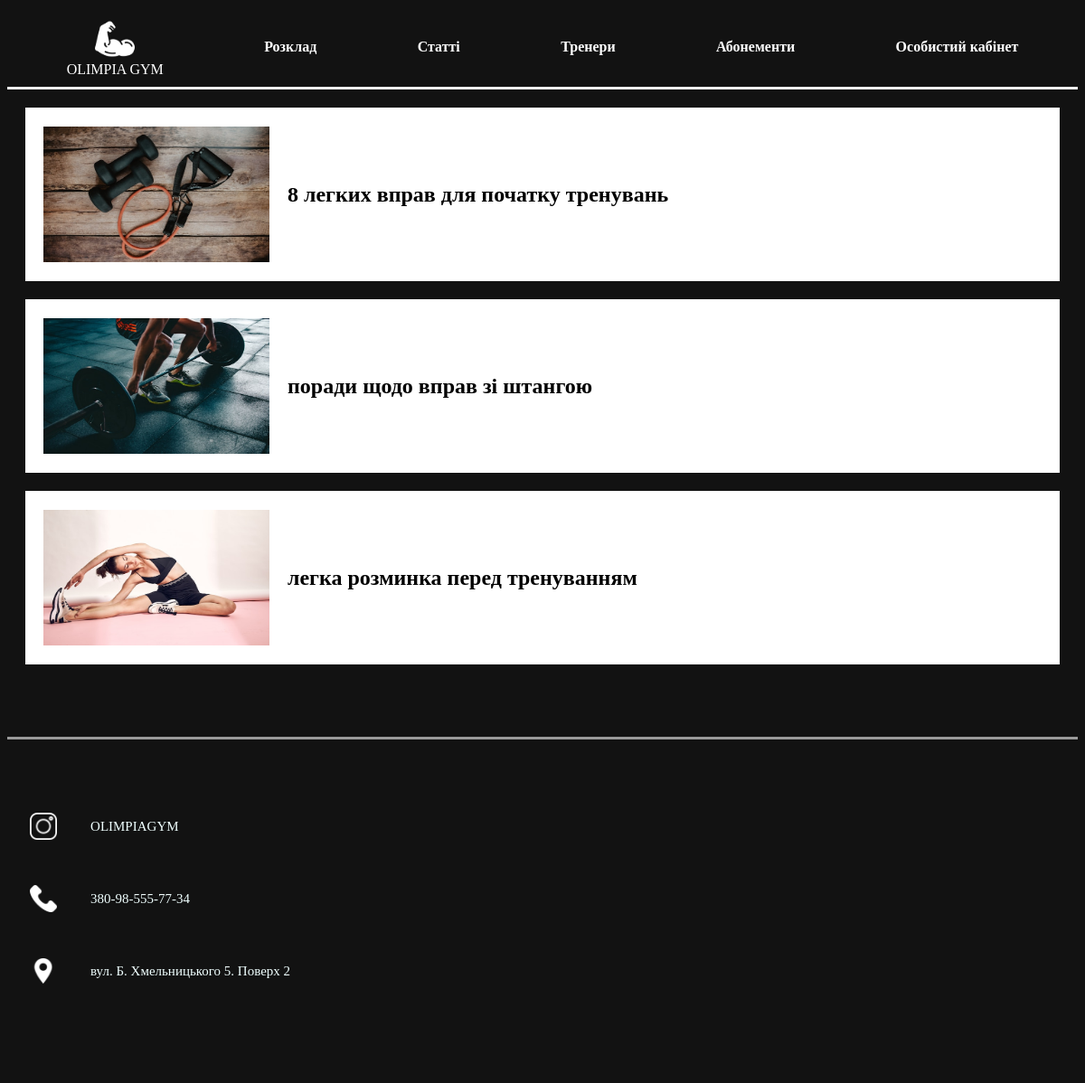
The app's page /mainpage/article with its own data.
### gymsite/models.py (models this page shows, shortened)
class Articles(models.Model):
    description = models.CharField(max_length=200)
    image = models.ImageField(blank=True, upload_to='images')
    text = RichTextField(max_length=10000, default='Default')

### gymsite/views.py (the view)
# urls.py: path('article', article),
def article(request):
    items = Articles.objects.all()
    context = {
        'items':items
    }
    return render(request, "gymsite/article.html", context)

### gymsite/templates/gymsite/article.html (shortened to what this page needs)
{% extends "gymsite/base.html" %}
{% load static %}
{% block content %}
<html>
    <head>
        <link rel="stylesheet" href="{% static 'gymsite/base.css' %}">
        <link rel="stylesheet" href="{% static 'gymsite/articles_abonem.css' %}">
    </head>
    <body>
        <div class="artcl">
            {% for item in items %}
                <a href="article/{{item.id}}/" class="article-link">
                    <div class="back">
                        <div class="content-wrapper">
                            <div class="image">
                                <img src="{{item.image.url}}" width="250px" height="150px">
                            </div>
                            <div class="text">
                                <h2>{{item.description}}</h2>
                            </div>
                        </div>
                    </div>
                </a>
            {% endfor %}
        </div>
    </body>
</html>
{% endblock %}

### gymsite/templates/gymsite/base.html
{% load static %}
        <header>
            <nav>
                <div>
                    <a href="/mainpage">
                    <img width="50px" height="auto" src="{% static 'gymsite/images/logo.png' %}" alt="logo" />
                    <span>OLIMPIA GYM</span>
                    </a>
                    <a href="/mainpage/#table"><h4>Розклад</h4></a>
                    <a href="/mainpage/article"><h4>Статті</h4></a>
                    <a href="/mainpage/trainers"><h4>Тренери</h4></a>
                    <a href="/mainpage/abonement"><h4>Абонементи</h4></a>
                    <a href="/users/register"><h4>Особистий кабінет</h4></a>
                </div>
            </nav>
        </header>
{% block content %}
{% endblock %}
        <footer>
            <nav>
                <ul id="ul-logo">
                    <li>
                        <div class="f-image">
                            <img width="30px" height="auto" src="{% static "gymsite/images/instagram.png" %}" alt="instagram-logo">
                        </div>
                        <div class="f-text">OLIMPIAGYM</div>
                    </li>
                    <li>
                        <div class="f-image">
                            <img width="30px" height="auto" src="{% static "gymsite/images/phone.png" %}" alt="phone-logo">
                        </div>
                        <div class="f-text">380-98-555-77-34</div>
                    </li>
                    <li>
                        <div class="f-image">
                            <img width="30px" height="auto" src="{% static "gymsite/images/map.png" %}" alt="placeholder-logo">
                        </div>
                        <div class="f-text">вул. Б. Хмельницького 5. Поверх 2</div>
                    </li>
                </ul>
            </nav>
        </footer>

### gymsite/static/gymsite/base.css (style rules this page uses)
body { background-color: #121212; color: white; }
header { padding: 10px; border-bottom-style: inset; }
header nav, span { display: flex; justify-content: space-around; align-items: center; }
nav div { display: flex; align-items: center; width: 100%; }
nav div a { text-decoration: none; color: white; flex: auto; text-align: center; }
footer { margin-top: 80px; margin-bottom: 50px; padding: 45px 15px; border-top-style: inset; }
footer li { color: #F0FFFF; padding: 20px 10px; font-size: 15px; }
#ul-logo { list-style: none; padding: 0; }
#ul-logo li { display: flex; align-items: center; margin-bottom: 10px; }
#ul-logo .f-image { margin-right: 10px; width: 50px; }
#ul-logo .f-image img { max-width: 100%; height: auto; }
#ul-logo .f-text { display: flex; justify-content: flex-start; margin-left: 10px; }

### gymsite/static/gymsite/articles_abonem.css (style rules this page uses)
.artcl a { text-decoration: none; color: white; }
.article-link { display: block; text-decoration: none; }
.content-wrapper { display: flex; align-items: center; margin: 20px; }
.back { background-color: white; padding-top: 1px; padding-bottom: 1px; margin: 20px; }
.image { margin-right: 20px; }
.text { flex: 1; color: black; }

### records on screen
Articles: image (picture), description "8 легких вправ для початку тренувань"
Articles: image (picture), description "поради щодо вправ зі штангою"
Articles: image (picture), description "легка розминка перед тренуванням"
